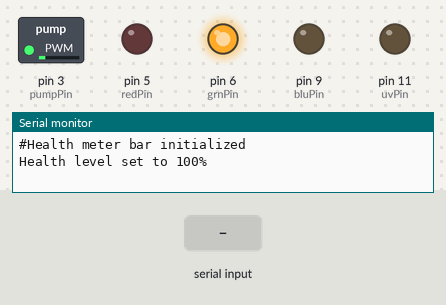
A sketch run on a simulated Arduino Uno, built with avr-gcc and run on an emulated ATmega328P. On the bench: switched loads named in the sketch (green lamp = pin HIGH), output pins drawn as LEDs (lit = HIGH), the last lines printed to the serial monitor. The inputs (shaded band) are chosen by the test bench.

Above: at 2.8 s.
2.9 s: "#" received over Serial
At 3.07 s:
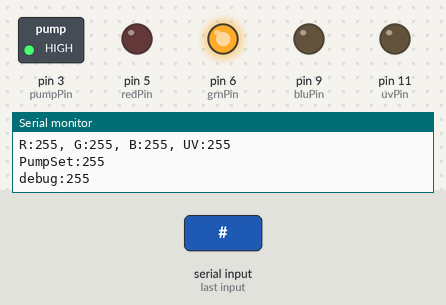
At 5.1 s:
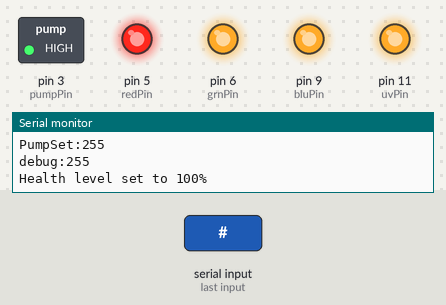
5.9 s: "#" received over Serial
Timing chart, 0 to 8.9 s (numbered marks = the images above; inputs shaded):
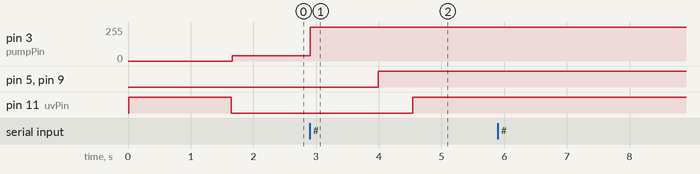

The sketch:

ArduinoLifebar.ino
```cpp
/*
 * liquid lifebar by bfayer@gmail.com
 *
 * Hardware:
 * Motor controler: pololu jrk21v3, linear actualtor LACT2P
 * Arduino UNO R3
 *
 * Motor controller config: Pololu jrk config utility in Serial mode using UART detect baud rate interface.
 * starting with the default configuration settings for LACT2P linear actuators provided on the pololu website
 *
 * pin 7 connected to jrk pin Tx
 * pin 8 connected to jrk pin Rx
 * pin 5 = red LED (pwm)
 * pin 6 = green LED (pwm)
 * pin 9 = blue LED (pwm)
 * pin 11 = Ultra Violet LED (pwm)
 * pin 3 = air pump  (pwm)
 */


#include <SoftwareSerial.h>

SoftwareSerial mySerial(7,8); // RX, TX, plug your control line into pin 8 and connect it to the RX pin on the JRK21v3

int debug;

// Setting pwm pins
int redPin = 5;
int grnPin = 6;
int bluPin = 9;
int uvPin = 11;
int pumpPin = 3;

//the health level at any point in time
int hp;
int preHP; //was used when trying to figure out if there was a change in hp since last transmition

//stuff used for input from pc
byte buffer[8] ;
int pointer = 0;
byte inByte = 0;

//Variables used for the forced fading process
int redVal = 0;
int grnVal = 255;
int bluVal = 0;
int uvVal = 255; //setting uv brightness

//Targets from PC
int redTarget=0;
int grnTarget=255;
int bluTarget=0;
int uvTarget=0;
int pumpSet=0;

//Previous targets for fading purposes
int prevR = 0;
int prevG = 0;
int prevB = 0;
int prevUV = 0;
int dimDelay = 3;

//Motor position variables for limiting range and position relative fading
int minMotorPosition = 2500; //manually calibrated, plan on setting up low end calibration through pc app
int maxMotorPosition = 3600; //manually calibrated
int motorTarget = maxMotorPosition;
int preMotorTarget = minMotorPosition;
int state = 1;

// HP announcer for Serial COM
void announceHP(int (health)) {
  Serial.print("Health level set to ");
  Serial.print(health);
  Serial.println("%");
}


//figures out a modulus factor to fade all colors in exactly 510 steps
int calculateStep(int prevValue, int endValue) {
  int step = endValue - prevValue; // What's the overall gap?
  if (step) {                      // If its non-zero,
    step = 510/step;    //   divide by 510
  }
  return step;
}

//function used by transitionToNew to increment colors besed on their step modulus
int calculateVal(int step, int val, int i) {

  if ((step) && i % step == 0) { // If step is non-zero and its time to change a value,
    if (step > 0) {              //   increment the value if step is positive...
      val += 1;
    }
    else if (step < 0) {         //   ...or decrement it if step is negative
      val -= 1;
    }
  }

  // keeps values within range
  if (val > 255) {
    val = 255;
  }
  else if (val < 0) {
    val = 0;
  }
  return val;
}


//sets the new target for the JRK21V3 controller, this uses pololu high resulution protocal
void Move(int x) {
  preMotorTarget = jrkGetFeedback(); //motorTarget;
  float motorScale = (maxMotorPosition-minMotorPosition)/100;
  motorTarget=(x*motorScale)+minMotorPosition;
  word target = motorTarget;  //only pass this ints, i tried doing math in this and the remainder error screwed something up
  mySerial.write(0xAA); //tells the controller we're starting to send it commands
  mySerial.write(0xB);   //This is the pololu device # you're connected too that is found in the config utility(converted to hex). I'm using #11 in this example
  mySerial.write(0x40 + (target & 0x1F)); //first half of the target, see the pololu jrk manual for more specifics
  mySerial.write((target >> 5) & 0x7F);   //second half of the target, " " "
}


// Set up outputs, and start at assumed 100% hp
void setup()
{
  mySerial.begin(9600);
  Serial.begin(19200);
  Serial.println("#Health meter bar initialized");
  hp = 100;
  Move(hp);
  preHP=hp;
  fullLife();
  announceHP(int(hp));

  Serial.flush();// Give reader a chance to see the output.


  //debug is 1 for on 0 for off
  debug = 0;

  //setup PWM output pins
  pinMode(redPin, OUTPUT);
  pinMode(grnPin, OUTPUT);
  pinMode(bluPin, OUTPUT);
  pinMode(uvPin, OUTPUT);
  pinMode(pumpPin, OUTPUT);

  analogWrite(pumpPin,40);
}


// Force fading between previous color and new color
void transitionToNew(int R,int G, int B, int UV, int thisDelay){

  int stepR = calculateStep(prevR, R);
  int stepG = calculateStep(prevG, G);
  int stepB = calculateStep(prevB, B);
  int stepUV = calculateStep(prevUV, UV);
  preHP = hp;


  for (int i = 0; i <= 510; i++) {

    redVal = calculateVal(stepR, redVal, i);
    grnVal = calculateVal(stepG, grnVal, i);
    bluVal = calculateVal(stepB, bluVal, i);
    uvVal = calculateVal(stepUV, uvVal, i);
    if (Serial.available() >0)
    {
      break;
    }

    analogWrite(redPin, redVal);   // Write current values to LED pins
    analogWrite(grnPin, grnVal);
    analogWrite(bluPin, bluVal);
    analogWrite(uvPin, uvVal);
    delay(thisDelay); // Pause for 'wait' milliseconds before resuming the loop

  }
  // Update current values for next loop
  prevR = redVal;
  prevG = grnVal;
  prevB = bluVal;
  prevUV = uvVal;

}

//special case for when hp is set to 0
void death() {
  pumpLevel(0);
  Serial.println("Death");
  transitionToNew(255,0,0,0,2);
  transitionToNew(0,0,0,0,6);
  state=0;
}


//special case that triggers on a full heal from another state
void fullLife() {
  transitionToNew(255,255,255,0,2);//fades to white
  transitionToNew(redTarget,grnTarget,bluTarget,uvTarget,1);//force fades back to target
}


//writes an int to the pump pin
void pumpLevel(int pumpIncoming) {
  analogWrite(pumpPin,pumpIncoming);
}

//Updates RGB LED and UV LED states
void updateState(){
  int feedback = jrkGetFeedback();
  if(abs(feedback-motorTarget)<30) { //if the fade is near completion stop attempting positional fade (it never gets there perfectly)
    state=1; //switch to forced fade state.
  }
  else{
  double posFrac = (double(feedback)-double(preMotorTarget))/(double(motorTarget)-double(preMotorTarget));//this is the fractional position of travel between the previous target  and the new target.
  redVal = calculateVal2(prevR,redTarget,posFrac);
  grnVal = calculateVal2(prevG,grnTarget,posFrac);
  bluVal = calculateVal2(prevB,bluTarget,posFrac);
  uvVal = calculateVal2(prevUV,uvTarget,posFrac);
  analogWrite(redPin, redVal);   // Write current values to LED pins
  analogWrite(grnPin, grnVal);
  analogWrite(bluPin, bluVal);
  analogWrite(uvPin, uvVal);
  }

}


//send this a pre and target int and it spits out an int based on the fractional feedback position of the motor controller
int calculateVal2(int previousSetting, int targetSetting, double positionFraction){
  //delay(10); // for some reason this delay seemed to solve a wierd flickering bug but the bug disappeared..
  int returnVal;
  if (previousSetting==targetSetting){ //doesn't attempt to fade anything if it's already the right color
    returnVal= targetSetting;
  }
  else {    //some math to calculate the next int step relative to the motor position

    returnVal = (previousSetting)+(targetSetting-previousSetting)*positionFraction;

    if (returnVal > 255) {
      returnVal = 255;
    }
    else if (returnVal < 0) {
      returnVal = 0;
    }
  }
    return returnVal;
}

//gets the current position from the jrk motor controller
int jrkGetFeedback() {
  mySerial.write(0xAA); //tells the controller we're starting to send it commands
  mySerial.write(0xB); //which motor controller im talking to
  mySerial.write(0xA5); //says  HEY! send me a feedback output
  unsigned char response[2];
  delay(5); //needs to wait for the response, testing showed this to be the stable point

  if (mySerial.available()){
    response[0]=mySerial.read();
    response[1]=mySerial.read();
  }
  return response[0] + 256*response[1];
}


void loop()
{

  // check serial port for input from pc
  if (Serial.available() >0) {
    // read the incoming byte:
    inByte = Serial.read();
    delay(10);
    // The "#" sign incoming starts filling the serial read buffer array, otherwise nothing happens
    if (inByte == '#') {
      while (pointer < 7) { // accumulate chars in the buffer
        buffer[pointer] = Serial.read();
        pointer++;
        //delay(1);
      }
      Serial.flush();

      //logs the current settings for reference (for fading mainly)
      preHP=hp;
      prevR=redVal;
      prevG=grnVal;
      prevB=bluVal;
      prevUV=uvVal;

      //updates all of the taret variables.
      hp=buffer[0];
      redTarget=buffer[1];
      grnTarget=buffer[2];
      bluTarget=buffer[3];
      uvTarget=buffer[4];
      pumpSet=buffer[5];
      debug=buffer[6];

      //updated the pump speed (response is so slow that there is no reason to fade it)
      pumpLevel(pumpSet);

      //debug stuff
      if (debug !=0){   // reports the serial port input values back to pc
        Serial.println("Debug mode on");
        Serial.print("HP:");
        Serial.println(hp);
        Serial.print("R:");
        Serial.print(redTarget);
        Serial.print(", G:");
        Serial.print(grnTarget);
        Serial.print(", B:");
        Serial.print(bluTarget);
        Serial.print(", UV:");
        Serial.println(uvTarget);
        Serial.print("PumpSet:");
        Serial.println(pumpSet);
        Serial.print("debug:");
        Serial.println(debug);
      }


      /*main decision tree for what to do with new position or color data
       * State 0 = Color fading relative to motor position
       * State 1 = Forced color transitioning
       * tbd- state 2 will be segmented color without fade maybe.
       */
      if (preHP==hp) {
        state=1;
        transitionToNew(redTarget,grnTarget,bluTarget,uvTarget,dimDelay);
      }
      else if (hp <= 0){  //handling special case for death
        state=1;
        hp = 0;
        Move(hp);
        death();
      }
      else if (hp >= 100){  //handling special case for heals to full hp
        state=1;
        hp=100;
        Move(hp);
        fullLife();
      }
      else if (abs(hp-preHP) <=3){ //force fade small shifts, this allows slow regen movements to fade properly
        state = 1;
        Move(hp);
        transitionToNew(redTarget,grnTarget,bluTarget,uvTarget,0);
      }
      else {   // if not dying or full hp than just move and fade to new position
        state = 0;
        Move(hp);
        dimDelay = 1;
      }

      announceHP(hp); //echos the new hp back to pc
      pointer=0;  //resets the pointer for the serial reader
    }
  }
  if (state ==0){   //0 state is when machine is fading relative to motor position between colors (no forced fade)
    updateState();
  }

}
```

Measured:
- after the input at 2.9 s, pin 3 (pumpPin): 40/255 → 255/255 at once; pin 5 (redPin), pin 9 (bluPin): LOW → HIGH after 1.1 s; pin 11 (uvPin): LOW → HIGH after 1.6 s
